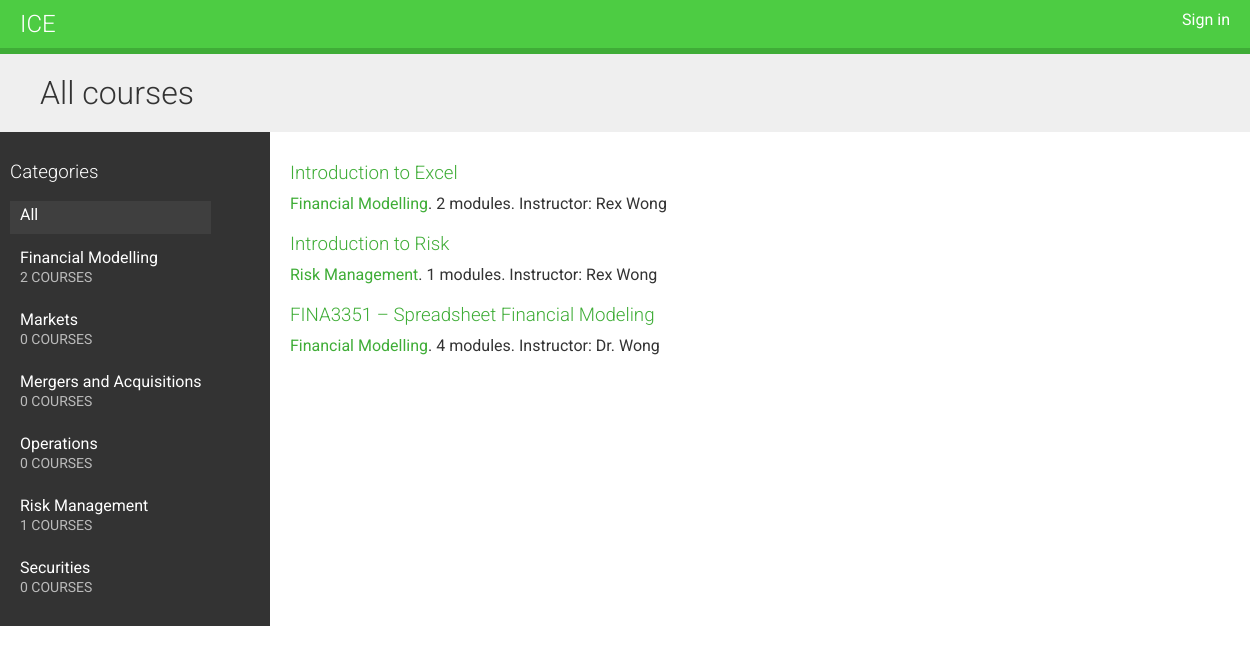
The page / on the database its author committed.
### courses/models.py (models this page shows, shortened)
class Category(models.Model):
    title = models.CharField(max_length=200)
    slug = models.SlugField(max_length=200, unique =True)
    class Meta:
        ordering = ['title']
    def __str__(self):
        return self.title

class Course(models.Model):
    owner = models.ForeignKey(User,
                              related_name= 'courses_create_time',
                              on_delete = models.CASCADE)
    category = models.ForeignKey(Category, related_name='courses',on_delete = models.CASCADE)
    title = models.CharField(max_length = 200)
    slug = models.SlugField(max_length=200, unique = True)
    description = models.TextField()
    create_time = models.DateTimeField(auto_now_add=True)
    students = models.ManyToManyField(User,
                                     related_name='courses_joined',
                                     blank = True)
    class Meta:
        ordering = ['create_time']

### courses/views.py (the view)
# urls.py: path('', CourseListView.as_view(), name='course_list'),
class CourseListView(TemplateResponseMixin, View):
    model = Course
    template_name = 'courses/course/list.html'
    def get(self, request, category=None):
        categories = cache.get('all_categories')
        if not categories:
            categories = Category.objects.annotate(total_courses=Count('courses'))
            cache.set('all_categories',categories)
        all_courses = Course.objects.annotate(total_modules=Count('modules'))
        if category:
            category = get_object_or_404(Category, slug=category)
            key = 'category_{}_courses'.format(category.id)
            courses = cache.get(key)
            if not courses:
                courses = all_courses.filter(category=category)
                cache.set(key, courses)
        else:
            courses = cache.get('all_courses')
            if not courses:
                courses = all_courses
                cache.set('all_courses', courses)
        return self.render_to_response({'categories': categories, 'category': category, 'courses': courses})

### courses/templates/courses/course/list.html (shortened to what this page needs)
{% extends "base.html" %}
{% block content %}
<h1>
    {% if category %}
        {{ category.title }} courses
    {% else %}
        All courses
    {% endif %}
</h1>
<div class="contents">
    <h3>Categories</h3>
    <ul id="modules">
        <li {% if not category %}class="selected"{% endif %}>
            <a href="{% url "course_list" %}">All</a>
        </li>
        {% for s in categories %}
            <li {% if category == s %}class="selected"{% endif %}>
                <a href="{% url "course_list_category" s.slug %}">
                    {{ s.title }}
                    <br><span>{{ s.total_courses }} courses</span>
                </a>
            </li>
        {% endfor %}
    </ul>
</div>
<div class="module">
    {% for course in courses %}
        {% with category=course.category %}
            <h3><a href="{% url "course_detail" course.slug %}">{{ course.title }}</a></h3>
            <p>
                <a href="{% url "course_list_category" category.slug %}">{{ category }}</a>.
                {{ course.total_modules }} modules.
                Instructor: {{ course.owner.get_full_name }}
            </p>
        {% endwith %}
    {% endfor %}
</div>
{% endblock %}

### courses/static/css/base.css (style rules this page uses)
body { margin:0; font-family:'Roboto', sans-serif; font-weight:400; color:#333; }
a { color:#3fad37; text-decoration:none; }
ul { float:left; }
h1, h2, h3, h4, h5, h6 { font-family:'Roboto', sans-serif; font-weight:300; }
h1 { background:#efefef; width:100%; overflow:auto; padding:20px 0 20px 40px; margin:0; }
.module { padding:10px 20px; float:left; width:600px; }
.module h3 { margin:20px 0 0; padding:0; width:100%; }
.module p { margin:10px 0 20px; width:100%; float:left; }
.contents { width:20%; padding:10px; float:left; background:#333; color: #fff; font-family:'Roboto', sans-serif; }
.contents ul { list-style:none; margin:0; padding:0; }
.contents ul li { margin:0 0 10px 0; padding:4px 10px 10px; overflow:auto; }
.contents ul li.selected { background:#3f3f3f; }
.contents ul span { text-transform:uppercase; color:#bbb; font-size:14px; }
.contents ul a { display:block; color:#fff; text-decoration:none; }

### rows shown on the page
Category: title "Financial Modelling", total_courses "2"
Category: title "Markets", total_courses "0"
Category: title "Mergers and Acquisitions", total_courses "0"
Category: title "Operations", total_courses "0"
Category: title "Risk Management", total_courses "1"
Category: title "Securities", total_courses "0"
Course: title "Introduction to Excel", category "Financial Modelling", total_modules "2", owner.get_full_name "Rex Wong"
Course: title "Introduction to Risk", category "Risk Management", total_modules "1", owner.get_full_name "Rex Wong"
Course: title "FINA3351 – Spreadsheet Financial Modeling", category "Financial Modelling", total_modules "4", owner.get_full_name "Dr. Wong"
